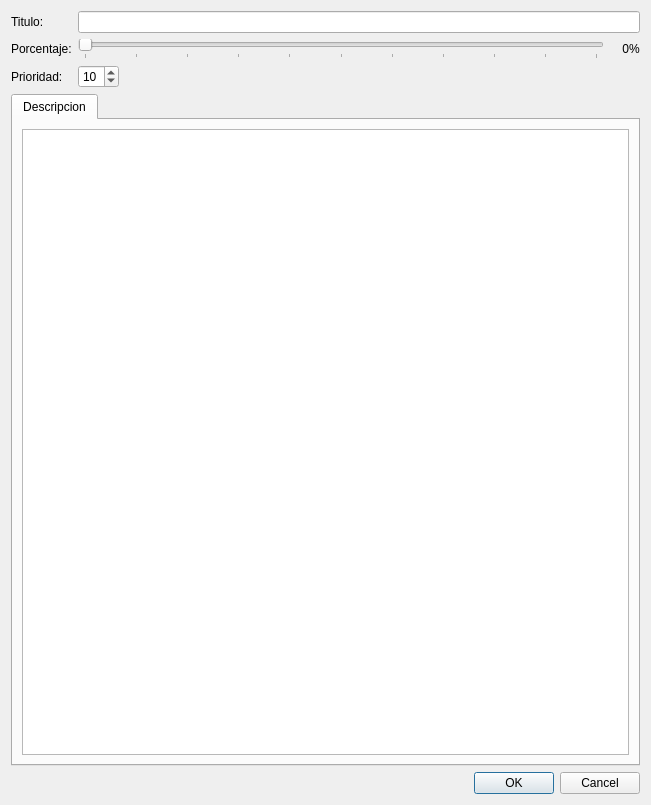
<?xml version="1.0" encoding="UTF-8"?>
<ui version="4.0">
 <class>Dialog</class>
 <widget class="QDialog" name="Dialog">
  <property name="geometry">
   <rect>
    <x>0</x>
    <y>0</y>
    <width>651</width>
    <height>805</height>
   </rect>
  </property>
  <property name="windowTitle">
   <string>Editar Experiencia</string>
  </property>
  <layout class="QVBoxLayout" name="verticalLayout" stretch="0,1,0">
   <item>
    <layout class="QFormLayout" name="formLayout">
     <item row="1" column="0">
      <widget class="QLabel" name="label">
       <property name="text">
        <string>Titulo:</string>
       </property>
      </widget>
     </item>
     <item row="1" column="1">
      <widget class="QLineEdit" name="titleEdit"/>
     </item>
     <item row="2" column="0">
      <widget class="QLabel" name="label_2">
       <property name="text">
        <string>Porcentaje:</string>
       </property>
      </widget>
     </item>
     <item row="2" column="1">
      <layout class="QHBoxLayout" name="horizontalLayout_2">
       <property name="spacing">
        <number>0</number>
       </property>
       <item>
        <widget class="QSlider" name="completionSlider">
         <property name="maximum">
          <number>100</number>
         </property>
         <property name="orientation">
          <enum>Qt::Horizontal</enum>
         </property>
         <property name="tickPosition">
          <enum>QSlider::TicksBelow</enum>
         </property>
         <property name="tickInterval">
          <number>10</number>
         </property>
        </widget>
       </item>
       <item>
        <widget class="QLabel" name="completionValueLabel">
         <property name="sizePolicy">
          <sizepolicy hsizetype="Fixed" vsizetype="Preferred">
           <horstretch>0</horstretch>
           <verstretch>0</verstretch>
          </sizepolicy>
         </property>
         <property name="minimumSize">
          <size>
           <width>25</width>
           <height>0</height>
          </size>
         </property>
         <property name="text">
          <string>0</string>
         </property>
         <property name="alignment">
          <set>Qt::AlignRight|Qt::AlignTrailing|Qt::AlignVCenter</set>
         </property>
        </widget>
       </item>
       <item>
        <widget class="QLabel" name="label_6">
         <property name="text">
          <string>%</string>
         </property>
        </widget>
       </item>
      </layout>
     </item>
     <item row="3" column="0">
      <widget class="QLabel" name="label_3">
       <property name="text">
        <string>Prioridad:</string>
       </property>
      </widget>
     </item>
     <item row="3" column="1">
      <layout class="QHBoxLayout" name="horizontalLayout">
       <item>
        <widget class="QSpinBox" name="priorityBox">
         <property name="value">
          <number>10</number>
         </property>
        </widget>
       </item>
       <item>
        <spacer name="horizontalSpacer">
         <property name="orientation">
          <enum>Qt::Horizontal</enum>
         </property>
         <property name="sizeHint" stdset="0">
          <size>
           <width>40</width>
           <height>20</height>
          </size>
         </property>
        </spacer>
       </item>
      </layout>
     </item>
    </layout>
   </item>
   <item>
    <widget class="QTabWidget" name="tabWidget">
     <property name="currentIndex">
      <number>0</number>
     </property>
     <widget class="QWidget" name="descriptionTab">
      <attribute name="title">
       <string>Descripcion</string>
      </attribute>
      <layout class="QVBoxLayout" name="verticalLayout_2">
       <item>
        <layout class="QVBoxLayout" name="verticalLayout_5" stretch="1,0,0">
         <item>
          <widget class="QTextBrowser" name="descriptionEdit">
           <property name="readOnly">
            <bool>false</bool>
           </property>
           <property name="textInteractionFlags">
            <set>Qt::LinksAccessibleByKeyboard|Qt::LinksAccessibleByMouse|Qt::TextBrowserInteraction|Qt::TextEditable|Qt::TextEditorInteraction|Qt::TextSelectableByKeyboard|Qt::TextSelectableByMouse</set>
           </property>
           <property name="openLinks">
            <bool>false</bool>
           </property>
          </widget>
         </item>
         
         
        </layout>
       </item>
      </layout>
     </widget>
    </widget>
   </item>
   <item>
    <widget class="QDialogButtonBox" name="buttonBox">
     <property name="standardButtons">
      <set>QDialogButtonBox::Cancel|QDialogButtonBox::Ok</set>
     </property>
    </widget>
   </item>
  </layout>
 </widget>
 <resources/>
 <connections>
  <connection>
   <sender>buttonBox</sender>
   <signal>accepted()</signal>
   <receiver>Dialog</receiver>
   <slot>accept()</slot>
   <hints>
    <hint type="sourcelabel">
     <x>325</x>
     <y>470</y>
    </hint>
    <hint type="destinationlabel">
     <x>325</x>
     <y>245</y>
    </hint>
   </hints>
  </connection>
  <connection>
   <sender>buttonBox</sender>
   <signal>rejected()</signal>
   <receiver>Dialog</receiver>
   <slot>reject()</slot>
   <hints>
    <hint type="sourcelabel">
     <x>325</x>
     <y>470</y>
    </hint>
    <hint type="destinationlabel">
     <x>325</x>
     <y>245</y>
    </hint>
   </hints>
  </connection>
  <connection>
   <sender>completionSlider</sender>
   <signal>valueChanged(int)</signal>
   <receiver>completionValueLabel</receiver>
   <slot>setNum(int)</slot>
   <hints>
    <hint type="sourcelabel">
     <x>332</x>
     <y>57</y>
    </hint>
    <hint type="destinationlabel">
     <x>612</x>
     <y>57</y>
    </hint>
   </hints>
  </connection>
 </connections>
</ui>
